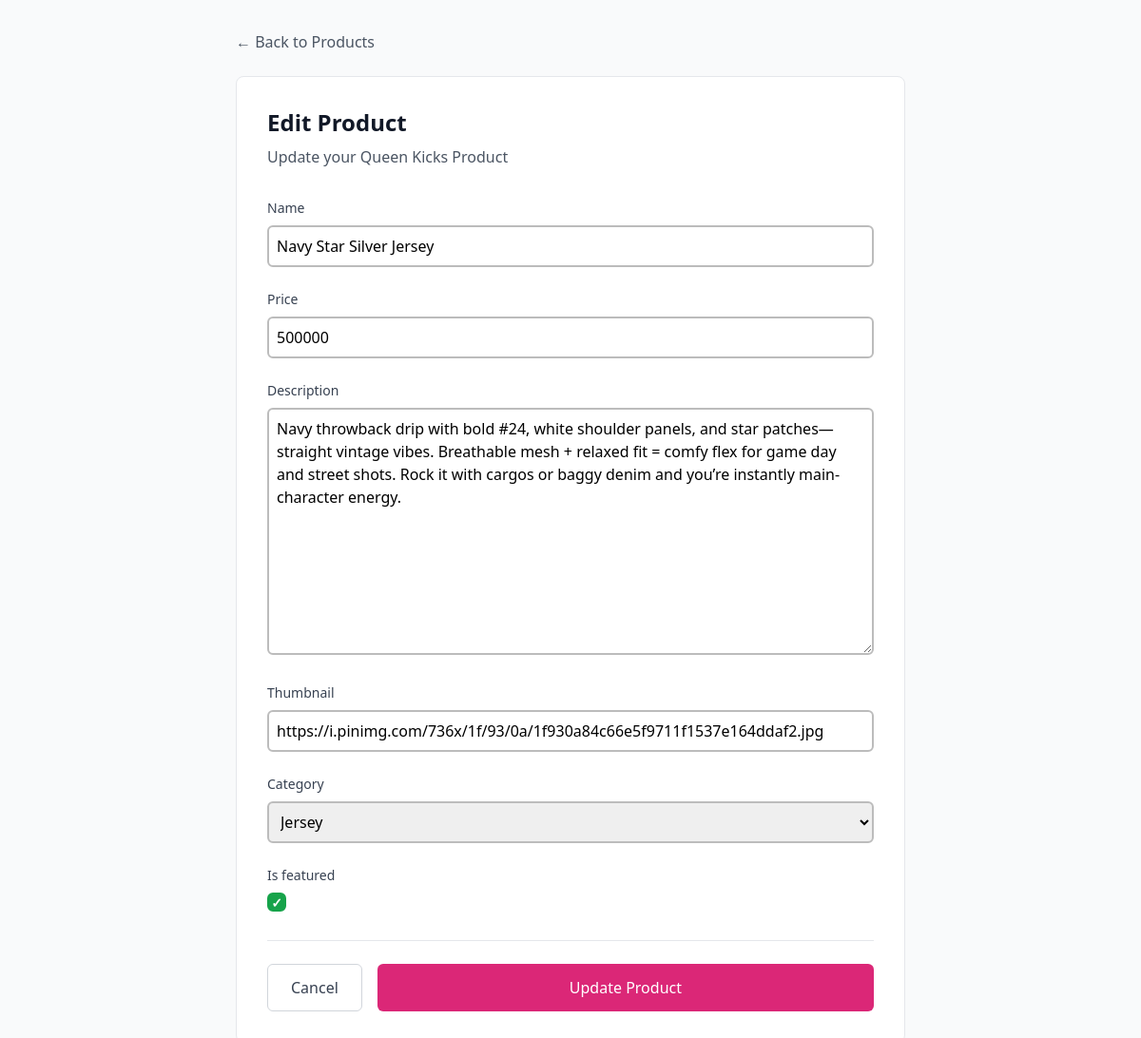
The app's page /product/2/edit with its own data.
### main/models.py (models this page shows, shortened)
class Product(models.Model):
    CATEGORY_CHOICES = [
        ('jersey', 'Jersey'),
        ('footwear', 'Footwear'),
        ('apparel', 'Apparel'),
        ('accessories', 'Accessories'),
    ]
    name = models.CharField(max_length=255)
    price = models.IntegerField()
    description = models.TextField()
    thumbnail = models.URLField(blank=True, null=True)
    category = models.CharField(max_length=100, choices=CATEGORY_CHOICES)
    is_featured = models.BooleanField(default=False)
    user = models.ForeignKey(User, on_delete=models.CASCADE, null=True)

### main/views.py (the view)
# urls.py: path('product/<int:id>/edit', edit_product, name='edit_product'),
def edit_product(request, id):
    product = get_object_or_404(Product, pk=id)
    form = ProductForm(request.POST or None, instance=product)
    if form.is_valid() and request.method == 'POST':
        form.save()
        return redirect('main:show_main')
    context = {
    'form': form
    }
    return render(request, "edit_product.html", context)

### main/forms.py (shortened to what this page needs)
class ProductForm(ModelForm):
    class Meta:
        model = Product
        fields = ["name", "price", "description", "thumbnail", "category", "is_featured"]
    category = forms.ChoiceField(choices=[ ('jersey', 'Jersey'),('footwear', 'Footwear'),('apparel', 'Apparel'),('accessories', 'Accessories'),])

### main/templates/edit_product.html (shortened to what this page needs)
{% extends 'base.html' %}
{% load static %}
{% block content %}
<div class="bg-gray-50 w-full min-h-screen">
  <div class="max-w-3xl mx-auto px-4 sm:px-6 lg:px-8 py-8">
    <div class="mb-6">
      <a href="{% url 'main:show_main' %}" class="text-gray-600 hover:text-gray-900 font-medium transition-colors">
        ← Back to Products
      </a>
    </div>
    <div class="bg-white rounded-lg border border-gray-200 p-6 sm:p-8 form-style">
      <div class="mb-8">
        <h1 class="text-2xl font-bold text-gray-900 mb-2">Edit Product</h1>
        <p class="text-gray-600">Update your Queen Kicks Product</p>
      </div>
      <form method="POST" class="space-y-6">
        {% for field in form %}
          <div>
            <label for="{{ field.id_for_label }}" class="block text-sm font-medium text-gray-700 mb-2">
              {{ field.label }}
            </label>
            <div class="w-full">
              {{ field }}
            </div>
          </div>
        {% endfor %}
        <div class="flex flex-col sm:flex-row gap-4 pt-6 border-t border-gray-200">
          <a href="{% url 'main:show_main' %}" class="order-2 sm:order-1 px-6 py-3 border border-gray-300 text-gray-700 rounded-md font-medium hover:bg-gray-50 transition-colors text-center">
            Cancel
          </a>
          <button type="submit" class="order-1 sm:order-2 flex-1 bg-pink-600 text-white px-6 py-3 rounded-md font-medium hover:bg-pink-700 transition-colors">
            Update Product
          </button>
        </div>
      </form>
    </div>
  </div>
</div>
{% endblock %}

### static/css/global.css (style rules this page uses)
.form-style form input, form textarea, form select { width: 100%; padding: 0.5rem; border: 2px solid #bcbcbc; border-radius: 0.375rem; }
.form-style input[type="checkbox"] { width: 1.25rem; height: 1.25rem; padding: 0; border: 2px solid #d1d5db; border-radius: 0.375rem; background-color: white; cursor: pointer; position: relative; appearance: none; -webkit-appearance: none; -moz-appearance: none; }
.form-style input[type="checkbox"]:checked { background-color: #16a34a; border-color: #16a34a; }
.form-style input[type="checkbox"]:checked::after { content: '✓'; position: absolute; top: 50%; left: 50%; transform: translate(-50%, -50%); color: white; font-weight: bold; font-size: 0.875rem; }

### records on screen
Product: form "Navy Star Silver Jersey" "500000" "Navy throwback drip with bold #24, white shoulder panels, and star patches—straight vintage vibes. Breathable mesh + relaxed fit = comfy flex for game day and street shots. Rock it with cargos or baggy denim and you’re instantly main-character energy." "https://i.pinimg.com/736x/1f/93/0a/1f930a84c66e5f9711f1537e164ddaf2.jpg" "Jersey" "☑"

### other values on screen
{{ field.label }} "Name" "Price" "Description" "Thumbnail" "Category" "Is featured"
